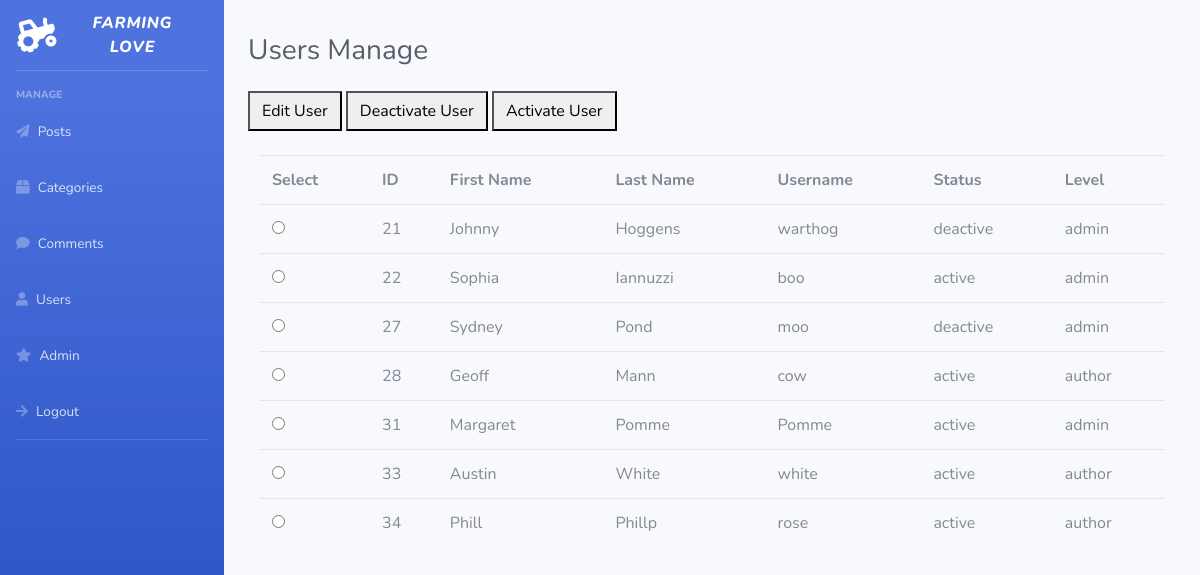
The page /admin/adminusermanage.php (signed in) on the database as committed earlier.
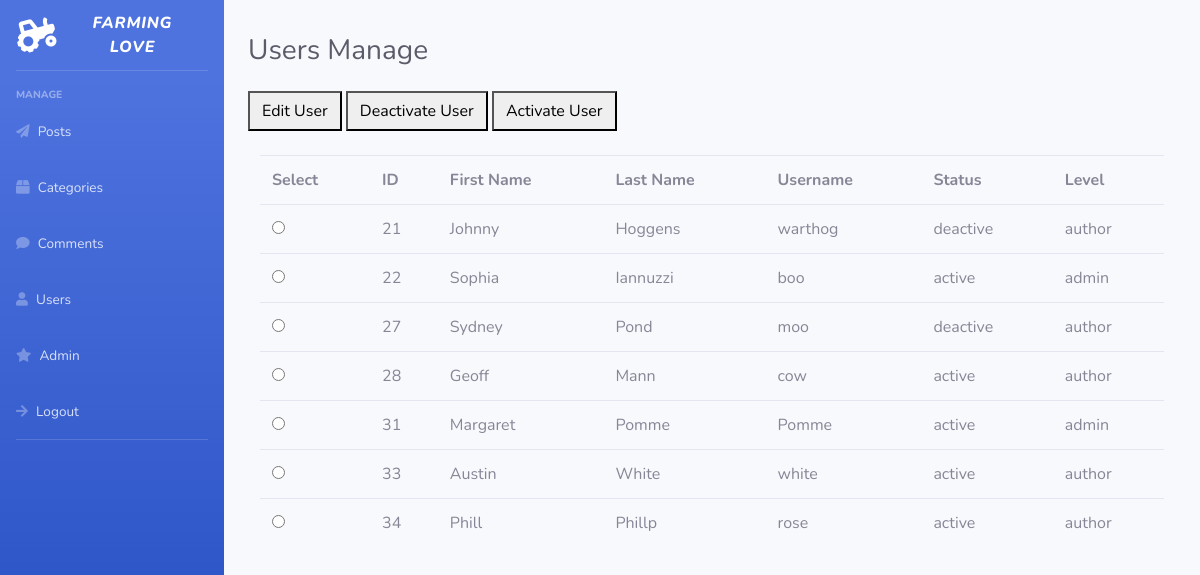
The same page on the database as committed later.
### tables this page shows
CREATE TABLE `user` (
  `user_id` int(11) NOT NULL,
  `level_id` int(11) NOT NULL,
  `statususer` tinyint(1) NOT NULL,
  `fname` varchar(33) NOT NULL,
  `lname` varchar(33) NOT NULL,
  `username` varchar(33) NOT NULL,
  `hash` varchar(256) NOT NULL
);

CREATE TABLE `level` (
  `level_id` int(11) NOT NULL,
  `levelname` varchar(33) NOT NULL
);

### queries.php (called while the page is built, shortened)
<?php
$userlistq = "SELECT * FROM `user` JOIN `level` ON user.level_id=level.level_id";
$userlist = mysqli_query($conn, $userlistq);
?>

### admin/adminusermanage.php (the view, shortened to what this page needs)
<?php
include("../connectionvar.php");
include("../queries.php");
?>
<!DOCTYPE html>
<html lang="en">
<head>
    <link href="vendor/fontawesome-free/css/all.min.css" rel="stylesheet" type="text/css">
    <link href="css/sb-admin-2.min.css" rel="stylesheet">
</head>
<body id="page-top">
    <div id="wrapper">
    <?php
        require("adminsidebar.php");
    ?>
        <div id="content-wrapper" class="d-flex flex-column">
            <div id="content">
                <div class="container-fluid">
                    <div class="d-sm-flex align-items-center justify-content-between mb-4">
                        <h1 class="h3 mb-0 text-gray-800"> <br>Users Manage</h1>
                    </div>
                    <div class = "row">
                        <div class="col-xl-6 col-md-4 mb-4">
                            <form method = 'POST' action = "<?php echo $_SERVER['PHP_SELF']; ?>">
                            <button class="btn-icon-split" type = 'submit' name = 'edituser'>
                                <span class="text">Edit User</span>
                            </button>
                            <button class="btn-icon-split" type = 'submit' name = 'status0'>
                                <span class="text">Deactivate User</span>
                            </button>
                            <button class="btn-icon-split" type = 'submit' name = 'status1'>
                                <span class="text">Activate User</span>
                            </button>
                        </div>
                    </div>
                    <div class="col-xl-12 col-md-12 mb-4">
                        <table class="table">
                            <tr>
                                <th> Select </th>
                                <th> ID </th>
                                <th> First Name </th>
                                <th> Last Name </th>
                                <th> Username </th>
                                <th> Status </th>
                                <th> Level </th>
                            </tr>
                                <form method = 'POST' action = "<?php echo $_SERVER['PHP_SELF']; ?>">
                                <?php
                                while ($row = mysqli_fetch_array($userlist)) {
                                    if ($row['statususer']=='0') {
                                        $status = "deactive";
                                    } else {
                                        $status = "active";
                                    }
                                    echo "<tr> <td> <input type = 'radio' name = 'editop' value = '". $row['user_id']. "'> </td> <td>". $row['user_id']. "</td> <td>". $row['fname']. "</td> <td>". $row['lname']. "</td> <td>". $row['username']. "</td> <td>". $status. "</td> <td>". $row['levelname']. "</td> </tr>";
                                }
                                ?>
                        </table>
                    </div>
                </div>
            </div>
        </div>
    </div>
</body>
</html>

Rows that differ between the two databases and show on the page:
changed user "Johnny": level.levelname "admin" → "author"
changed user "Sydney": level.levelname "admin" → "author"
